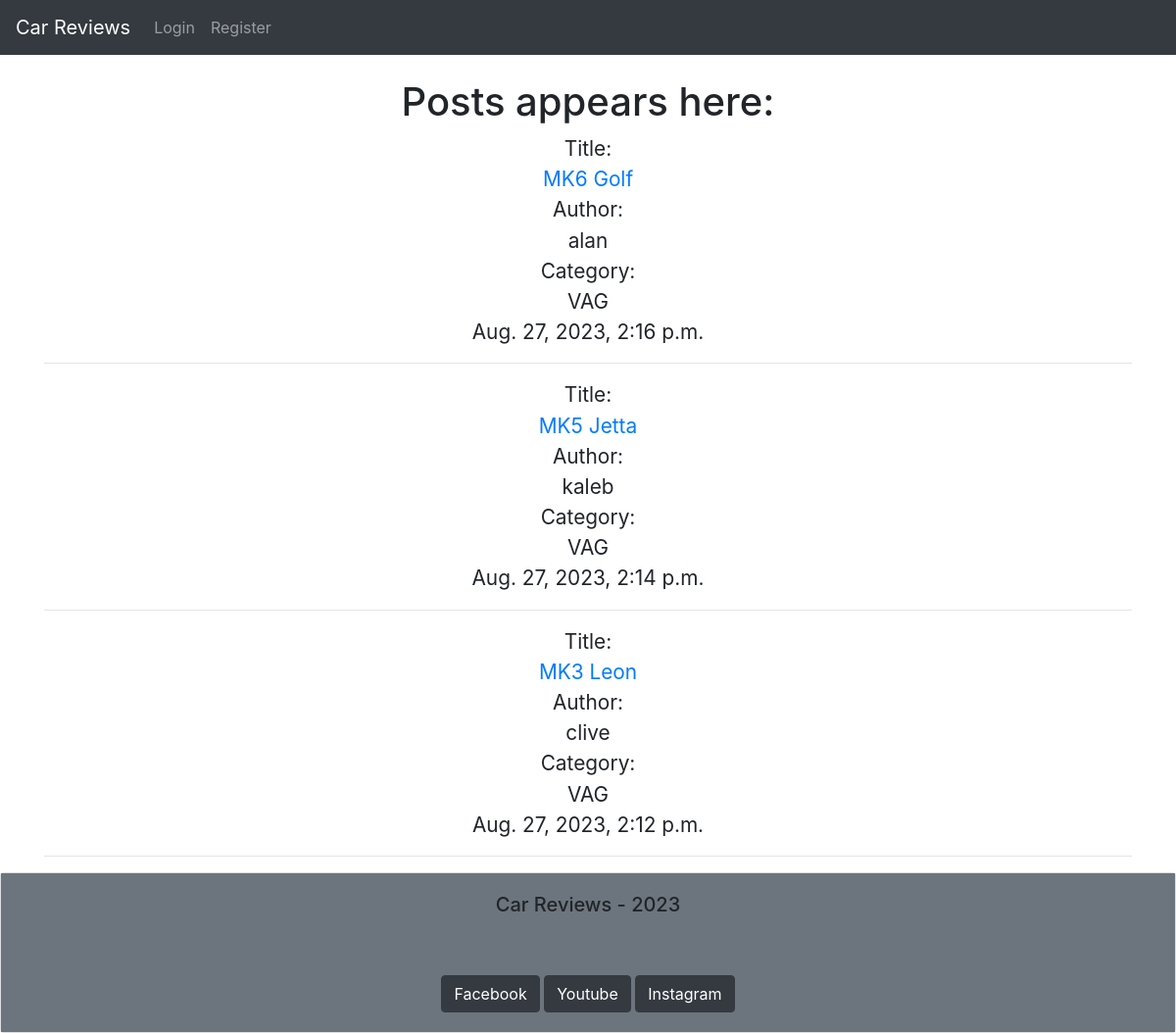
/, run on an earlier commit of the app's database.
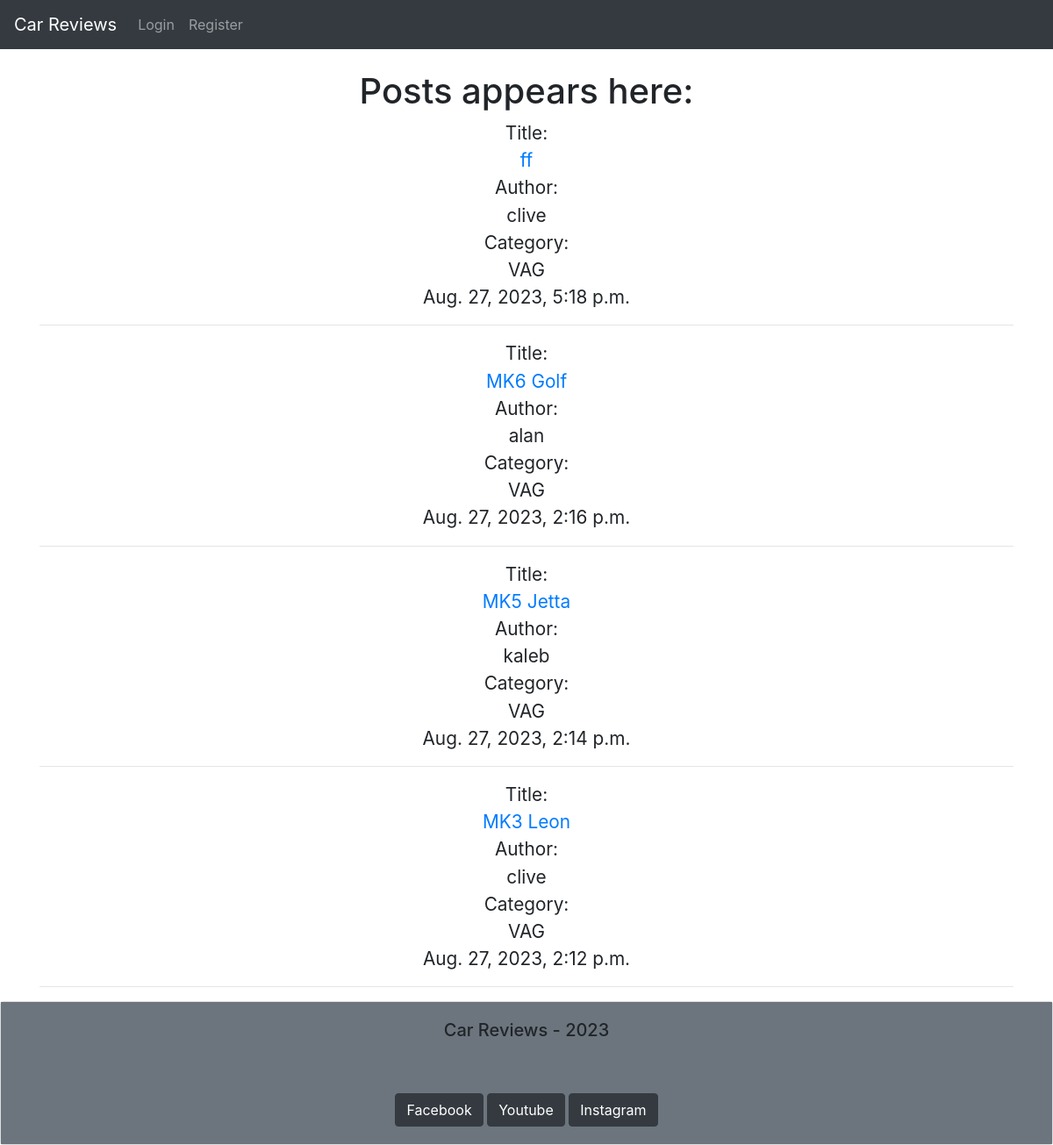
And on a later commit of the database.
### blog/models.py (models this page shows, shortened)
class Post(models.Model):
    title = models.CharField(max_length=200, unique=True)
    image = models.ImageField(null=True, upload_to="media/")
    title_tag = models.CharField(max_length=200)
    author = models.ForeignKey(User, on_delete=models.CASCADE, related_name='blog_posts')
    created_on = models.DateTimeField(auto_now_add=True)
    updated_on = models.DateTimeField(auto_now_add=True)
    content = models.TextField(blank=True, null=True)
    category = models.TextField(default='VAG')
    likes = models.ManyToManyField(User, related_name='carreview')

### blog/views.py (the view)
# urls.py: path('', view.as_view(), name='home'),
class view(ListView):
    model = Post
    template_name = 'index.html'
    ordering = ['-created_on']

### templates/index.html (shortened to what this page needs)
{% extends 'base.html' %}
    {% block content %}
    <h1 class="text-center test">Posts appears here:</h1>
    <ul class="text-center list-unstyled post-detail">
    {% for post in object_list %}
        <li class="details">Title:<br><a href="{% url 'post-details' post.pk %}">{{ post.title }}</a> <br>Author:<br> {{ post.author }} <br>Category:<br> {{ post.category }}<br>{{ post.content|slice:":0 "}} {{ post.created_on }}<hr></li>
    {% endfor %}
    </ul>
    {% endblock %}

### templates/base.html (shortened to what this page needs)
{% load static %}
<!doctype html>
<html lang="en">
<head>
    <link rel="stylesheet" href="https://cdn.jsdelivr.net/npm/bootstrap@4.6.2/dist/css/bootstrap.min.css"
>
        <link rel="stylesheet" href="{% static 'css/style.css' %}">
</head>
<body>
    <nav class="navbar navbar-expand-lg navbar-dark bg-dark">
        <a class="navbar-brand" href="{% url 'home' %}">Car Reviews</a>
        <div class="collapse navbar-collapse" id="navbarNav">
            <ul class="navbar-nav">
                {% if user.is_authenticated %}
                <li class="nav-item">
                    <a class="nav-link" href="{% url 'create_post' %}">Create Post</a>
                </li>
                <li class="nav-item">
                    <a class="nav-link" href="{% url 'edit_profile' %}">Edit Profile</a>
                </li>
                <li class="nav-item">
                    <a class="nav-link" href="{% url 'contact' %}">Contact</a>
                </li>
                {% else %}
                <li class="nav-item">
                    <a class="nav-link" href="{% url 'login' %}">Login</a>
                </li>
                <li class="nav-item">
                    <a class="nav-link" href="{% url 'register' %}">Register</a>
                </li>
                {% endif %}
            </ul>
        </div>
    </nav>
    <br>
    <div class="container">
        {% block content %}
        {% endblock %}
    </div>
    <div class="card">
        <div class="card-body text-center bg-secondary">
            <h5 class="card-title">Car Reviews - 2023 </h5>
            <br><br>
            <a href="https://www.facebook.com/" class="btn btn-dark" target="_blank">Facebook</a>
            <a href="https://www.youtube.com/" class="btn btn-dark" target="_blank">Youtube</a>
            <a href="https://www.instagram.com/" class="btn btn-dark" target="_blank">Instagram</a>
        </div>
    </div>
</body>
</html>

### static/css/style.css (style rules this page uses)
.post-detail { font-size: 1.3em; }

What changed in the data, as far as the page shows it:
added Post: title "ff", author "clive", category "VAG", created_on "Aug. 27, 2023, 5:18 p.m."
